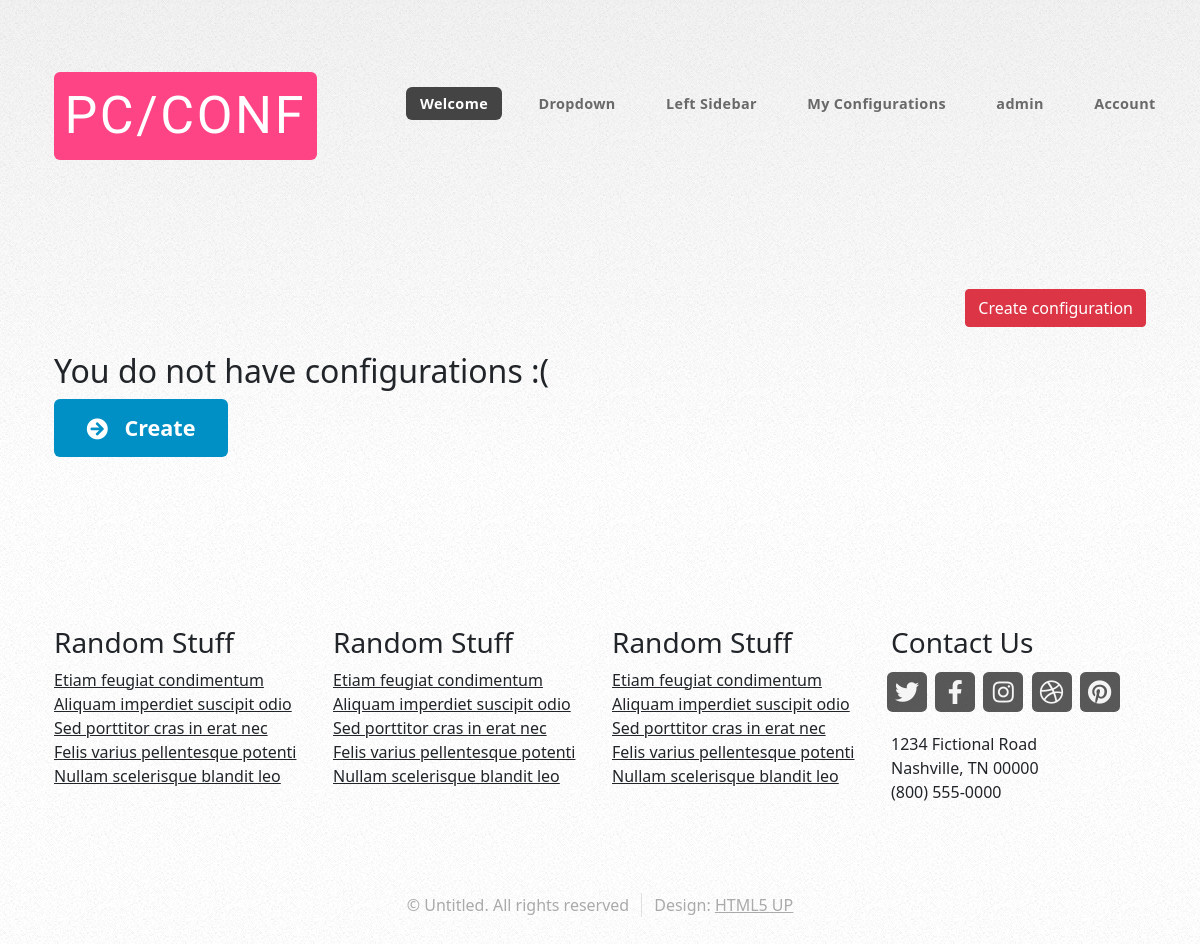
/configurations/self/ (signed in), run on an earlier commit of the app's database.
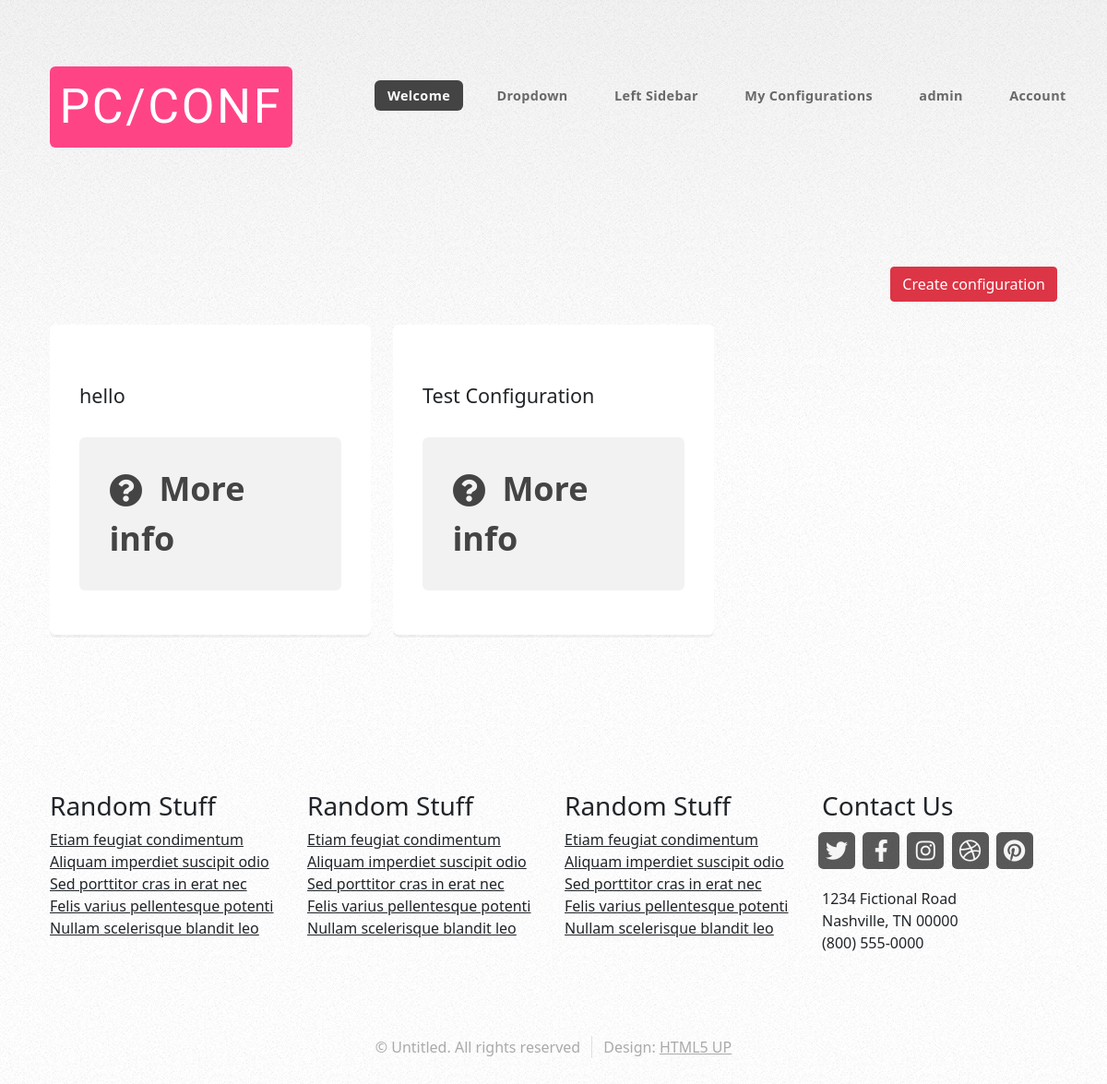
And on a later commit of the database.
### apps/configurator/models.py (models this page shows, shortened)
class Configuration(models.Model):
    name = models.CharField("Name", max_length=100, default="My Configuration")
    user = models.ForeignKey("account.User", on_delete=models.CASCADE, related_name="configurations", verbose_name="Owner")
    motherboard = models.ForeignKey(Motherboard, on_delete=models.SET_NULL, null=True, blank=True, related_name="configurations", verbose_name="Motherboard")
    cpu = models.ForeignKey(CPU, on_delete=models.SET_NULL, null=True, blank=True, related_name="configurations", verbose_name="CPU")
    main = models.BooleanField("Is main", default=False)
    class Meta:
        verbose_name = "Configuration"
        verbose_name_plural = "Configurations"

### apps/configurator/views.py (the view)
# urls.py: path("configurations/self/", view=views.MyConfigurationsListView.as_view(), name="my_configurations"),
class MyConfigurationsListView(mixins.LoginRequiredMixin, generic.ListView):
    model = Configuration
    queryset = Configuration.objects.all()
    template_name = "my_configurations.html"
    def get_context_data(self, **kwargs):
        user = self.request.user
        configurations = self.model.objects.filter(user=user)
        return {'configurations': configurations}

### apps/configurator/templates/my_configurations.html (shortened to what this page needs)
{% extends 'base.html' %}
{% load static %}
{% block content %}
<div id="features-wrapper">
    <div class="container">
        <div class="row">
            <div class="configuration">
                <button type="button" class="btn btn-danger" data-bs-toggle="modal" data-bs-target="#exampleModal">
                    Create configuration
                  </button>
            </div>
            {% for configuration in configurations %}
            <div class="col-4 col-12-medium">
                <section class="box feature">
                    <div class="inner">
                        <header>
                            <h2>{{configuration.name}}</h2>
                        </header>
                        <a href="{% url 'main:configuration_details' pk=configuration.pk %}" class="button alt large icon solid fa-question-circle">More info</a>
                    </div>
                </section>
            </div>
            {% empty %}
            <div id="content">
                <section class="last">
                    <h2>You do not have configurations :(</h2>
                    <a href="#" class="button icon solid fa-arrow-circle-right" data-bs-target="#exampleModal">
                        Create
                    </a>
                </section>
            </div>
            {% endfor %}
        </div>
    </div>
</div>
{% endblock %}

What changed in the data, as far as the page shows it:
added Configuration: name "hello"
added Configuration: name "Test Configuration"
Also different on the page:
text no longer shown: "You do not have configurations :( Create"
